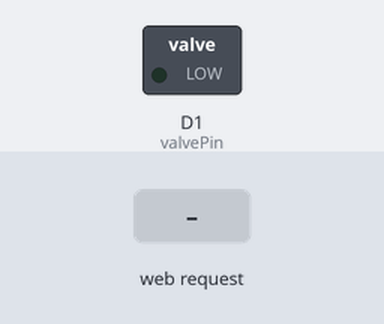
Bench run of a sketch on a simulated ESP8266 (NodeMCU). Parts: switched loads named in the sketch (green lamp = pin HIGH). The inputs (shaded band) are chosen by the test bench. WiFi joins after 1.5 s; servers stay silent unless stated; what the sketch prints to the serial monitor is not drawn.

Above: at 2.7 s.
2.8 s: HTTP request GET /openValve received
At 3.7 s:
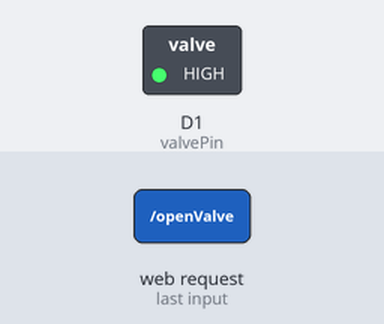
4.3 s: HTTP request GET /closeValve received
At 4.9 s:
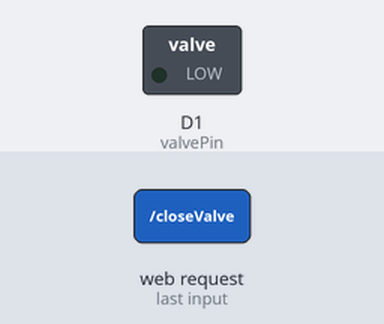
Timing chart, 0 to 7.3 s (numbered marks = the images above; inputs shaded):
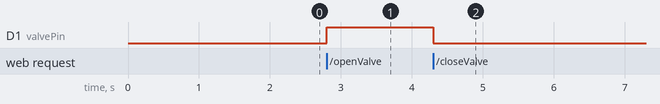

Measured:
- after the input at 2.8 s, D1 (valvePin): LOW → HIGH at once
- after the input at 4.3 s, D1 (valvePin): HIGH → LOW at once

The sketch:

sketch_mar9b.ino
```cpp
#include <ESP8266WiFi.h>
#include <ESP8266WebServer.h>

const char* ssid = "Alonzos";
const char* password = "2tacosdecarnitas";
const int valvePin = D1; // Change to the pin you're using

ESP8266WebServer server(80);

void handleValveOpen() {
    digitalWrite(valvePin, HIGH); // Opens the valve
    server.send(200, "text/plain", "Valve Opened");
}

void handleValveClose() {
    digitalWrite(valvePin, LOW); // Closes the valve
    server.send(200, "text/plain", "Valve Closed");
}

void setup() {
    pinMode(valvePin, OUTPUT);
    digitalWrite(valvePin, LOW); // Ensure valve is closed on startup

    Serial.begin(115200);
    WiFi.begin(ssid, password);
    while (WiFi.status() != WL_CONNECTED) {
        delay(500);
        Serial.print(".");
    }
    Serial.println(WiFi.localIP());
    Serial.println("Connected to WiFi");

    server.on("/openValve", handleValveOpen);
    server.on("/closeValve", handleValveClose);
    server.begin();
}

void loop() {
    server.handleClient();
}
```
